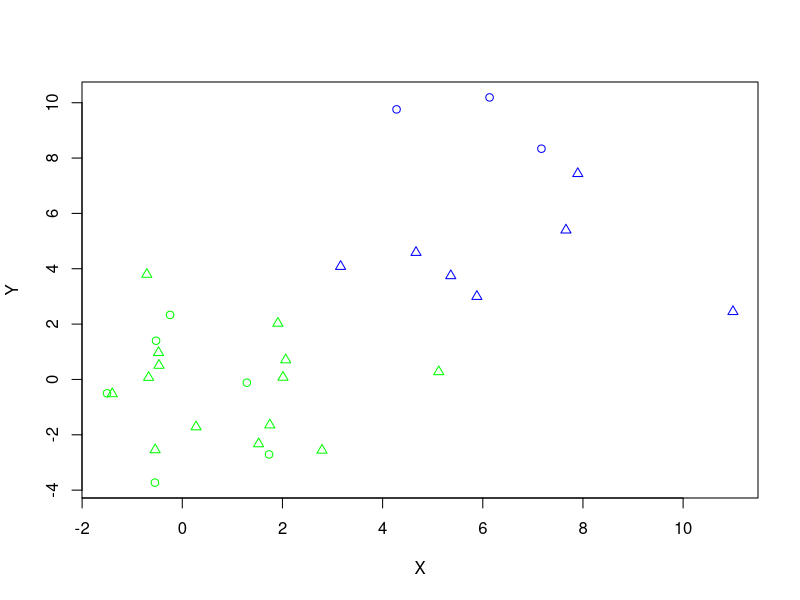

This figure's R source: (Note: this script raises an error after producing the figure.)
library(MASS)

# Save the number of all the pairs of values.
number_of_values <- 30

# Generate first 20 pairs of values.
x1 <- rnorm(20, mean = 0, sd = 2)
y1 <- rnorm(20, mean = 0, sd = 2)

# Generate second 10 pairs of values.
x2 <- rnorm(10, mean = 6, sd = 2)
y2 <- rnorm(10, mean = 6, sd = 2)

# Bind two-dimensional data.
data <- cbind(c(x1, x2), c(y1, y2))

# Divide the data into two clusters.
two_clusters <- kmeans(data, 2)

# Save clusters data.
clusters_data <- two_clusters$cluster

# ----------------------------------------------------------------------------
# The first task.

# Save the number of training and testing pairs.
number_of_training <- floor(30 * 0.7)
number_of_testing <- number_of_values - number_of_training

# Create training and testing data subsets.

# Choose random indexes (which will be the indexes of the training set of 
# the data).
training_indexes <- sample(1:number_of_values, number_of_training)
# Choose the remaining indexes (which will be the indexes of the testing set of
# the data).
testing_indexes <- 
  (1:number_of_values)[!(1:number_of_values %in% training_indexes)]

# Save the inofrmation about the real clusters of the training and testing data.
training_clusters <- clusters_data[training_indexes]
testing_clusters <- clusters_data[testing_indexes]

# Training process.
model <- qda(data[training_indexes,], training_clusters) 
trained_testing_clusters <- predict(model, data[testing_indexes,])$class

# Analyze the classification error.
sum(trained_testing_clusters != testing_clusters) / number_of_testing

# Create the plot.
incorrect_indexes <- 
  testing_indexes[trained_testing_clusters != testing_clusters]
plot(data, type = "n", xlab = "X", ylab = "Y")

# Add different points to the plot. Points, which were used as training, will
# be shown with pch = 2, points, which were used as testing, will be shown with
# pch = 1. Colors will be chosen according to the clusters. If the point's
# cluster is incorrect (trained cluster doesn't match the real cluster), the
# red color will be assigned to it.

points(data[training_indexes,], 
       col = ifelse(training_clusters == 1, "blue", "green"), pch = 2)
points(data[testing_indexes,],
       col = ifelse(testing_clusters == 1, "blue", "green"), pch = 1)
points(data[incorrect_indexes,], col = "red")

# ----------------------------------------------------------------------------
# The second task.

# Choose indexes of the elements, whose clusters will be changed.
changing_indexes <- sample(1:number_of_values, floor(0.2 * number_of_values))

# Change the cluster information.
for (i in changing_indexes) {
  clusters_data[i] <- (clusters_data[i] + 1) %% 2
}

# Just the same process as above.

training_indexes <- sample(1:number_of_values, number_of_training)
testing_indexes <- 
  (1:number_of_values)[!(1:number_of_values %in% training_indexes)]

training_clusters <- clusters_data[training_indexes]
testing_clusters <- clusters_data[testing_indexes]

model <- qda(data[training_indexes,], training_clusters) 
trained_testing_clusters <- predict(model, data[testing_indexes,])$class

sum(trained_testing_clusters != testing_clusters) / number_of_testing

incorrect_indexes <- 
  testing_indexes[trained_testing_clusters != testing_clusters]
plot(data, type = "n", xlab = "X", ylab = "Y")

points(data[training_indexes,], 
       col = ifelse(training_clusters == 1, "blue", "green"), pch = 2)
points(data[testing_indexes,],
       col = ifelse(testing_clusters == 1, "blue", "green"), pch = 1)

# Incorrect points.
points(data[incorrect_indexes,], col = "red")
# Points with incorrect (changed) cluster.
points(data[changing_indexes,], pch = 3)
